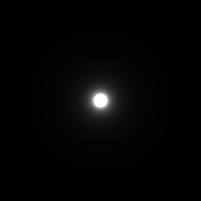
Frame 1 (no input)
Frame 60 (the mouse pressed at the canvas centre just before this capture): identical to frame 1, image omitted
Frame 120 (the mouse held since frame 60 and released just before this capture): identical to frame 1, image omitted

The Processing sketch that drew this single still picture (run headless with seeded random() and noise(); from frame 60 on, the mouse is pressed at the canvas centre):

// Processing sketch: genBrush
// ── genBrush.pde
void setup() {
  size(201,201);
  
  int xc = 100;
  int yc = 100;
  
  double a = sqrt(255) / 100;
  
  
  System.out.println((int)(255/d2(100*a,0)));
  
  background(0);
  loadPixels();
  
  for (int i=0; i<201; i++)
  for (int j=0; j<201; j++)
  {
    pixels[i+j*width] = color((int)(255/d2((i-xc)*a,(j-yc)*a)),(int)(255/d2((i-xc)*a,(j-yc)*a)),(int)(255/d2((i-xc)*a,(j-yc)*a)));
  }
  
  updatePixels();
}

void draw(){}


double d2 (double x, double y){
  if (x==0 && y==0)
    return 1;
  return x*x + y*y;
}
